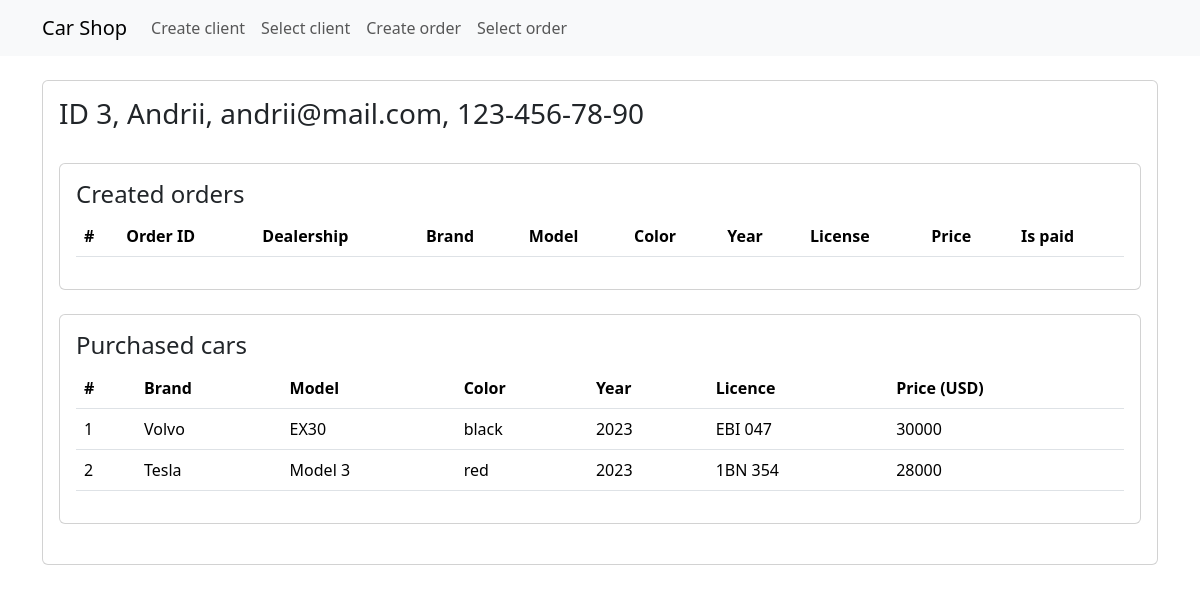
Page /view_client/3/ on the committed database.
### carshop/models.py (models this page shows, shortened)
class Client(models.Model):
    name = models.CharField(max_length=50)
    email = models.EmailField(max_length=254)
    phone = models.CharField(max_length=20)

class CarType(models.Model):
    model = models.CharField(max_length=50)
    brand = models.CharField(max_length=50)
    price = models.PositiveIntegerField()

### carshop/views.py (the view)
# urls.py: path("view_client/<int:client_id>/", views.view_client, name="view_client"),
def view_client(request, client_id: int):
    user_session = {"client_id": client_id}
    request.session["user_session"] = user_session
    orders = models.Order.objects.filter(client=client_id, is_paid=False).values(
        "id",
        "dealership__name",
        "reserved_cars__car_type__brand",
        "reserved_cars__car_type__model",
        "reserved_cars__color",
        "reserved_cars__year",
        "reserved_cars__license__number",
        "reserved_cars__car_type__price",
        "is_paid",
    )
    purchased_cars = models.Car.objects.filter(owner=client_id).values(
        "car_type__brand",
        "car_type__model",
        "color",
        "year",
        "license__number",
        "car_type__price",
    )
    context = {
        "client": models.Client.objects.get(id=client_id),
        "purchased_cars": purchased_cars,
        "orders": orders,
    }
    return render(request, "view_client.html", {"context": context})

### templates/view_client.html (shortened to what this page needs)
{% extends "base.html" %}
{% load django_bootstrap5 %}
    {% block content %}
        <div class="mb-4">
            <div class="card">
                <div class="card-body">
                    <h3>ID {{ context.client.id }}, {{ context.client.name }}, {{ context.client.email }}, {{ context.client.phone }}</h3><br>
                        <div class="mb-4">
                            <div class="card">
                                <div class="card-body">
                                    <h4>Created orders</h4>
                                    <table class="table">
                                        <thead>
                                            <th scope="col">#</th>
                                            <th scope="col">Order ID</th>
                                            <th scope="col">Dealership</th>
                                            <th scope="col">Brand</th>
                                            <th scope="col">Model</th>
                                            <th scope="col">Color</th>
                                            <th scope="col">Year</th>
                                            <th scope="col">License</th>
                                            <th scope="col">Price</th>
                                            <th scope="col">Is paid</th>
                                        </thead>
                                    </table>
                                </div>
                            </div>
                        </div>
                        <div class="mb-4">
                            <div class="card">
                                <div class="card-body">
                                    <h4>Purchased cars</h4>
                                    <table class="table">
                                        <thead>
                                            <th scope="col">#</th>
                                            <th scope="col">Brand</th>
                                            <th scope="col">Model</th>
                                            <th scope="col">Color</th>
                                            <th scope="col">Year</th>
                                            <th scope="col">Licence</th>
                                            <th scope="col">Price (USD)</th>
                                        </thead>
                                        <tbody>
                                            {% for car in context.purchased_cars %}
                                                <tr>
                                                    <td>{{ forloop.counter }}</td>
                                                    <td>{{ car.car_type__brand }}</td>
                                                    <td>{{ car.car_type__model }}</td>
                                                    <td>{{ car.color }}</td>
                                                    <td>{{ car.year }}</td>
                                                    <td>{{ car.license__number }}</td>
                                                    <td>{{ car.car_type__price }}</td>
                                                </tr>
                                            {% endfor %}
                                        </tbody>
                                    </table>
                                </div>
                            </div>
                        </div>
                </div>
            </div>
        </div>
    {% endblock %}

### templates/base.html (shortened to what this page needs)
{% load django_bootstrap5 %}
<!DOCTYPE html>
<html lang="en">
<head>
    {% bootstrap_css %}
</head>
<body>
<nav class="navbar navbar-expand-lg navbar-light bg-light">
    <div class="container">
        <a class="navbar-brand" href="/">Car Shop</a>
        <div class="collapse navbar-collapse" id="navbarNav">
            <ul class="navbar-nav">
                <li class="nav-item">
                    <a class="nav-link" href="{% url 'create_client' %}">Create client</a>
                </li>
                <li class="nav-item">
                    <a class="nav-link" href="{% url 'select_client' %}">Select client</a>
                </li>
                <li class="nav-item">
                    <a class="nav-link" href="{% url 'select_dealership' %}">Create order</a>
                </li>
                <li class="nav-item">
                    <a class="nav-link" href="{% url 'select_order' %}">Select order</a>
                </li>
            </ul>
        </div>
    </div>
</nav>
<div class="container">
    {% block content %}{% endblock %}
</div>
</body>
</html>

### rows in the picture
Client: client.id "3", client.name "Andrii", client.email "andrii@mail.com", client.phone "123-456-78-90"
CarType: car_type__brand "Volvo", car_type__model "EX30", color "black", year "2023", license__number "EBI 047", car_type__price "30000"
CarType: car_type__brand "Tesla", car_type__model "Model 3", color "red", year "2023", license__number "1BN 354", car_type__price "28000"
